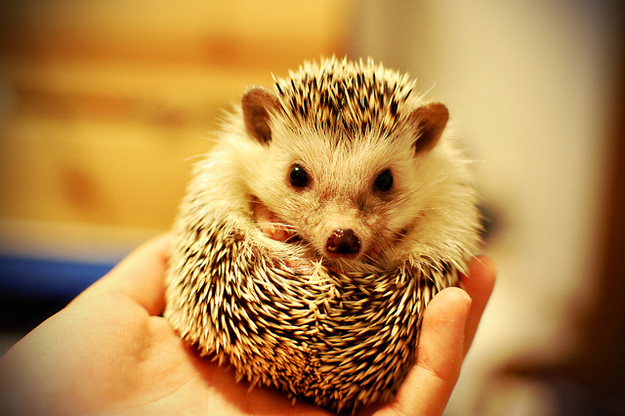
//> input picture Homework/Mary_Antonyan/OpenCV/21_08_2017/Test/image.jpg, 625 x 416 px
$ ./main image.jpg   (built with g++ and OpenCV 4)
//> lines starting //> are read from the running program, lines starting //| are printed output that depends on the picture; after the words box and inside, x2 and y2 are one past the last pixel; in counts of white or black regions, pixels touching at a corner belong together
#include <iostream>
#include <opencv2/opencv.hpp>

using namespace cv;

int main(int argc, char** argv) {
    if (argc != 2) {
        std::cout << "Error: Missing command line argumanets.\n\tUsage: ./Test <Image_Path>" << std::endl;
        return -1;
    }

    Mat image = imread(argv[1], 1);
//> image is the input picture: 416 rows x 625 cols, CV_8UC3; mean B, G, R 72.4, 135.9, 181.7
    if (!image.data) {
        std::cout << "No image data" << std::endl;
        return -1;
    }

    // Show initial image
    namedWindow("Test image", WINDOW_AUTOSIZE);
    imshow("Test image", image);

    // Draw line
    line(image, *(new Point(0,0)), *(new Point(100,100)), *(new Scalar(255,0,0)), 5);

    //Draw rectangle
    rectangle(image,*(new Point(50,0)), *(new Point(150,100)), *(new Scalar(0,255,0)), 3);

    // Draw circle
    circle(image,*(new Point(250,100)), 50, *(new Scalar(0,0,255)), -1);
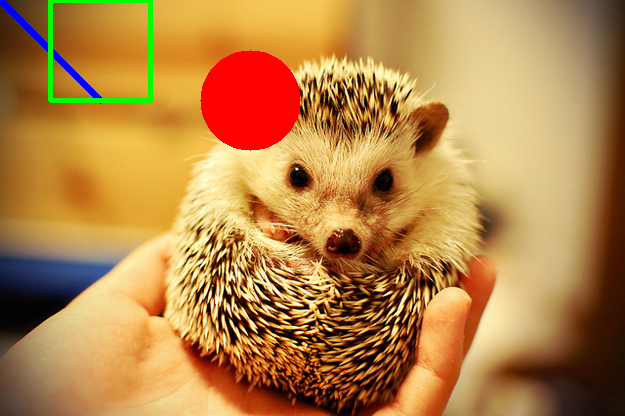
//> image: 416 rows x 625 cols, CV_8UC3; mean B, G, R 70.9, 131.9, 181.4

    // Show image with drawings
    namedWindow("Drawn image", WINDOW_AUTOSIZE);
    imshow("Drawn image", image);

    // Modify image to grayscale
    namedWindow("Grayscale image", WINDOW_AUTOSIZE);
    Mat grayImage;
    cvtColor(image, grayImage, CV_BGR2GRAY);
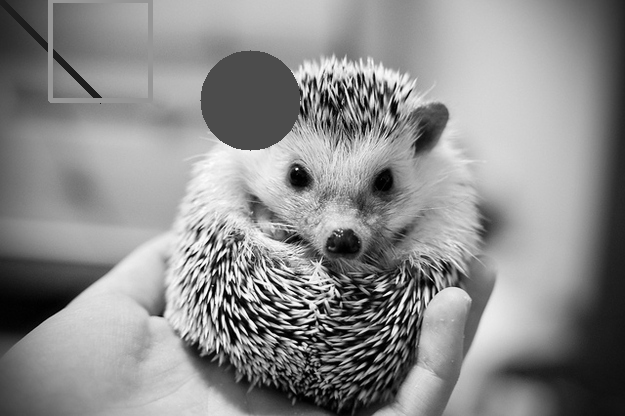
//> grayImage: 416 rows x 625 cols, CV_8UC1; min 0, max 255, mean 139.7
    imshow("Grayscale image", grayImage);

    // Save grayscale image
    imwrite("./gray_image.jpg", grayImage);

    // Modify image to binary
    namedWindow("Threshold image", WINDOW_AUTOSIZE);
    Mat binaryImage;
    threshold(grayImage, binaryImage, 128.0, 255.0, THRESH_BINARY);
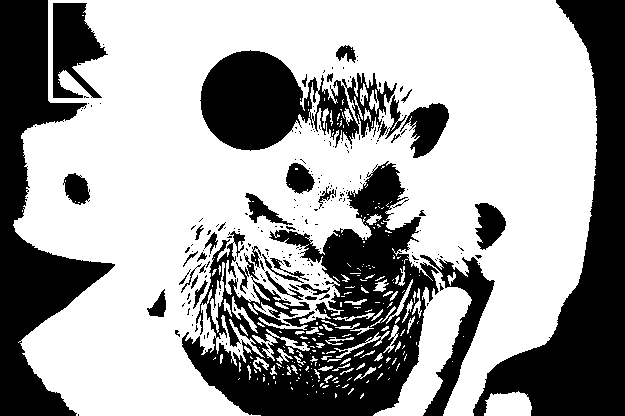
//> binaryImage: 416 rows x 625 cols, CV_8UC1; 63.6% white; 236 black regions (194 under 20 px), largest, box (x1, y1, x2, y2) and area: (182, 161, 439, 416) 28326, (473, 0, 625, 416) 22821, (0, 0, 115, 416) 19112
    imshow("Threshold image", binaryImage);

    waitKey(0);
    return 0;
}
